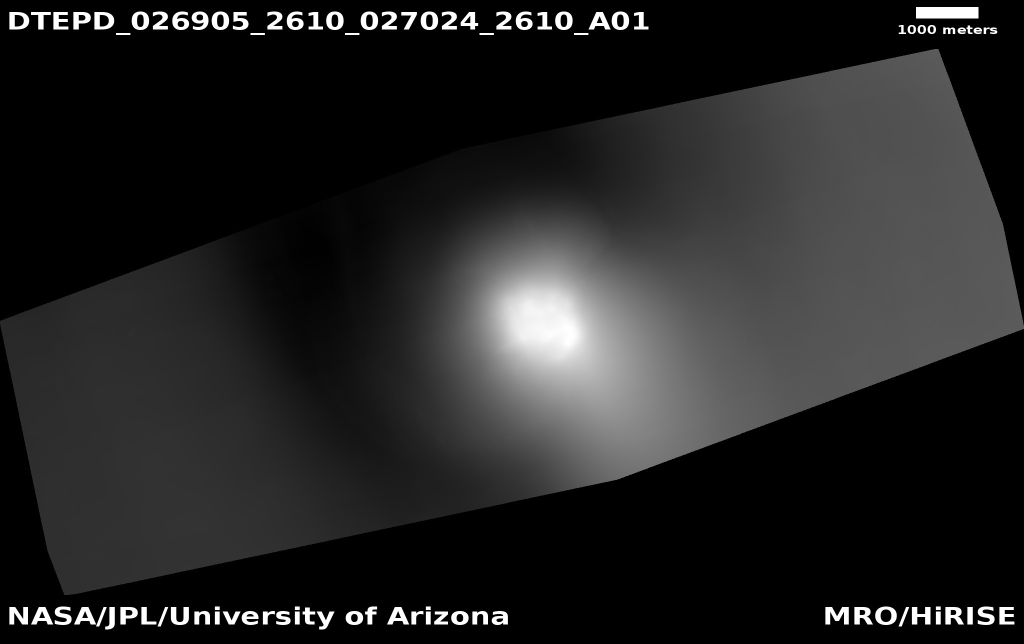
#> input picture HW5/DTEPD_026905_2610_027024_2610_A01.jpg, 2048 x 1288 px, found by its file name (shown at 1/2 size)
$ python hw5.py
#> lines starting #> are read from the running program, lines starting #| are printed output that depends on the picture
import numpy as np
from PIL import Image
import matplotlib.pyplot as plt
import requests
from matplotlib import colormaps

#image dimension 2048 x 1288
Img_link = "https://raw.githubusercontent.com/cchan011/Astro/main/HW5/DTEPD_026905_2610_027024_2610_A01.jpg"
Cone = Image.open(requests.get(Img_link, stream=True).raw).convert('L') #for some reason this is in RGB mode? convert to grayscale
ConeData = np.array(Cone, dtype=int)
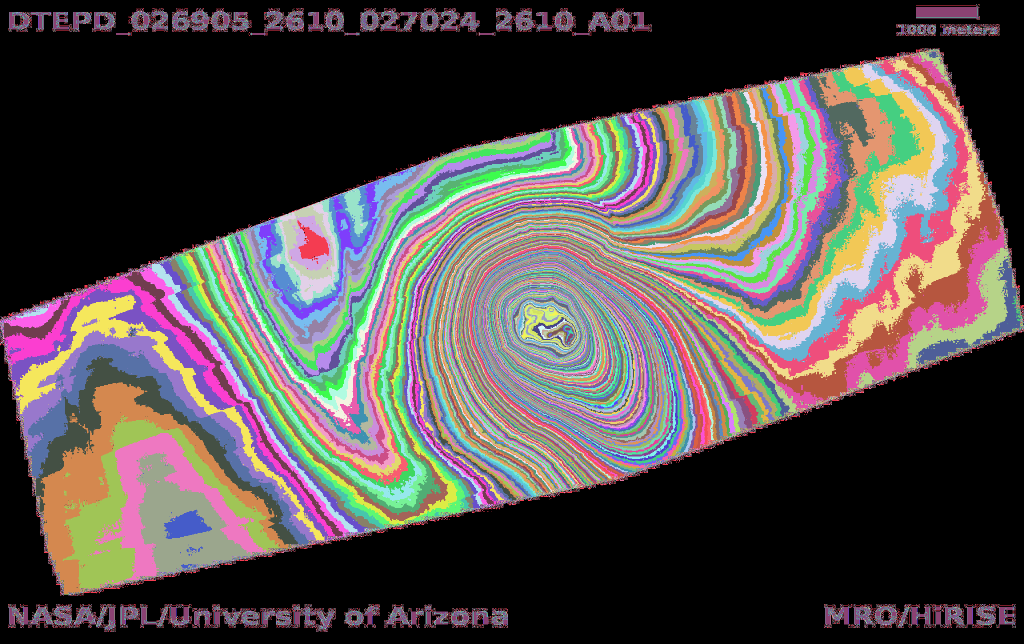
#> ConeData: shape (1288, 2048) int64 (shown at 1/2 size); 256 distinct labels, from 0 to 255; one colour per label, 0 black

ScaleLine = 18 #by manual inspection, pixel 18 should have only the white line without interference from the caption
ExtractedLine = 630 #one of the lines that crosses the cone

ScaleData = ConeData[ScaleLine,:]
#> ScaleData = 2048 values, max 255 at index 1832, min 0 at index 0, mean 15.66
LineDataFullLine = ConeData[ExtractedLine,:] #full line profile
#> LineDataFullLine = 2048 values, max 244 at index 1072, min 0 at index 0, mean 79.56
LineData = LineDataFullLine[100:1947] #trimmed left and right edge to dodge the sudden jump to 0
#> LineData = 1847 values, max 244 at index 972, min 7 at index 491, mean 82.08

#print(LineData)

#find the pixels corresponding to the scale via the two lines below
#ScalePixel = [i for i, x in enumerate(ScaleData) if x == 255]
#print(ScalePixel)
#this shows that from pixel 1832 to 1956 is the white line, which corresponds to 1km in real distance.

ImageScale = 1000/(1956-1832)

#for verticle scale, the readme file states that the maximum elevation of the image is -4584.56m
#the minimum is -4996.51m. These two values correspond to the 0-255 grayscale.

HeightScale = (4996.51-4584.56)/255

PixelAxis = np.linspace(start=100, stop=Cone.size[0]-201, num=Cone.size[0]-201)
#> PixelAxis = 1847 values from 100 to 1847
XAxis = PixelAxis*ImageScale
#> XAxis = 1847 values from 806.5 to 14895.2
YAxis = (LineData*HeightScale)-4996.51
#> YAxis = 1847 values, max -4602.3 at index 972, min -4985.2 at index 491, mean -4863.9
colors = YAxis+4996.51
#> colors = 1847 values, max 394.2 at index 972, min 11.31 at index 491, mean 132.6

fig = plt.figure(0)
ax = plt.subplot()
colorPlot = ax.scatter(XAxis, YAxis, marker =',', c = colors, cmap = 'jet')
ax.set_xlabel('Distance (m)')
ax.set_ylabel('Height (m)')
ax.set_title('Height graphed with color bar')
cbar = plt.colorbar(colorPlot)
cbar.ax.set_ylabel("Height (m)")

plt.show()
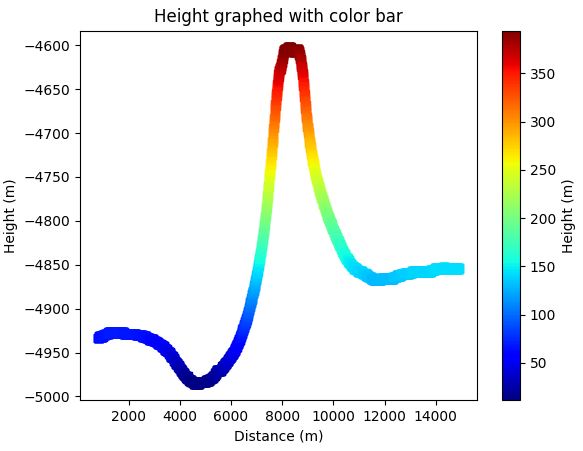
#> figure drawn by matplotlib, 2 panels
